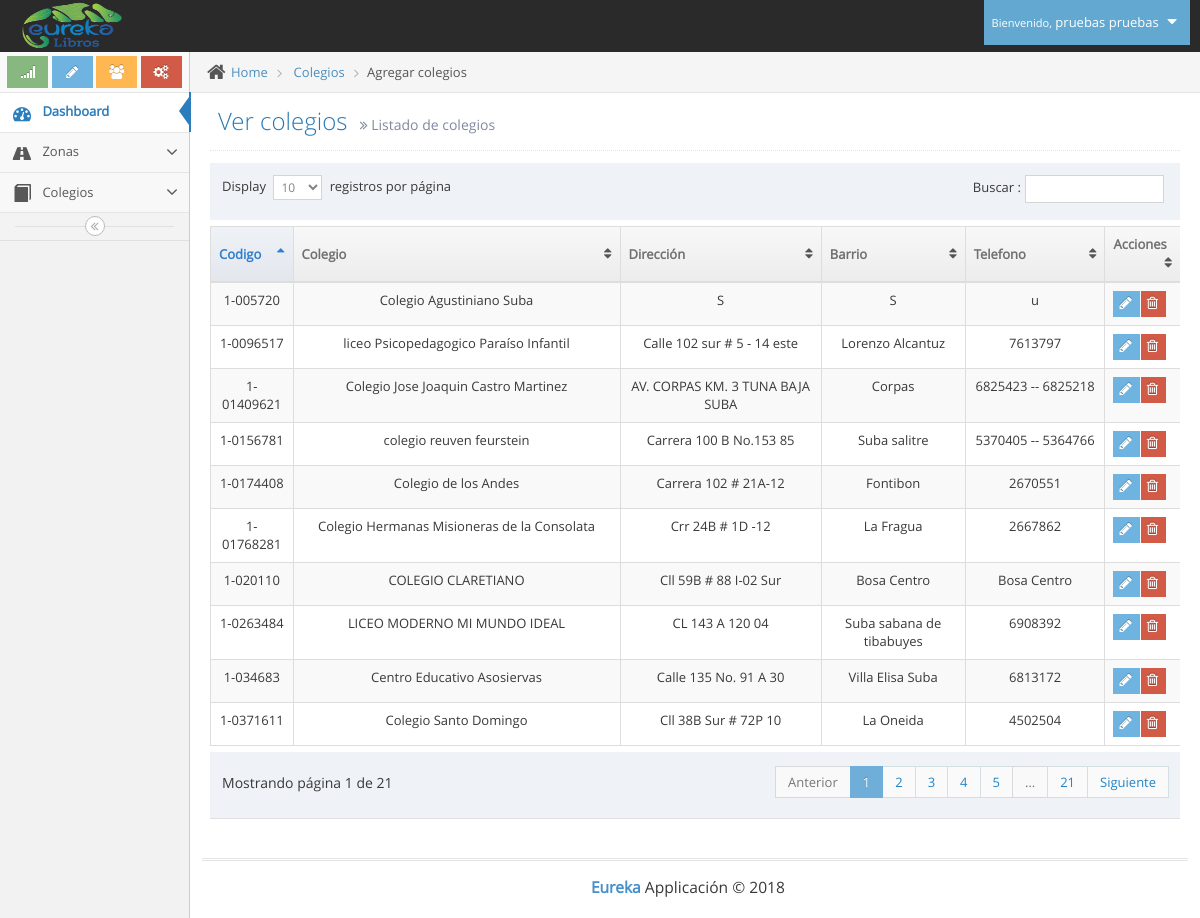
The page /ver_colegios.php (signed in) on the database its author committed.
### tables this page shows
CREATE TABLE IF NOT EXISTS `usuarios` (
`id` int(11) NOT NULL,
  `tipo` int(11) NOT NULL,
  `cedula` varchar(12) NOT NULL,
  `nombres` varchar(100) NOT NULL,
  `apellidos` varchar(100) NOT NULL,
  `telefono` varchar(12) NOT NULL,
  `direccion` varchar(100) NOT NULL,
  `correo` varchar(100) NOT NULL,
  `clave` varchar(100) NOT NULL,
  `id_zona` int(11) NOT NULL
);

CREATE TABLE IF NOT EXISTS `colegios` (
`id` int(11) NOT NULL,
  `codigo` varchar(11) NOT NULL,
  `colegio` varchar(100) NOT NULL,
  `direccion` varchar(100) NOT NULL,
  `barrio` varchar(100) NOT NULL,
  `telefono` varchar(20) NOT NULL,
  `web` varchar(100) NOT NULL,
  `cumpleaños` date NOT NULL,
  `cod_zona` varchar(8) NOT NULL,
  `id_usuario` int(11) NOT NULL,
  `fecha_creacion` timestamp NOT NULL DEFAULT CURRENT_TIMESTAMP ON UPDATE CURRENT_TIMESTAMP
);

### ver_colegios.php (the view, shortened to what this page needs)
<!DOCTYPE html>
<html lang="en">
	<head>
		<link rel="stylesheet" href="assets/css/bootstrap.min.css" />
		<link rel="stylesheet" href="assets/font-awesome/4.5.0/css/font-awesome.min.css" />
		<link rel="stylesheet" href="assets/css/jquery-ui.min.css" />
		<link rel="stylesheet" href="assets/css/bootstrap-datepicker3.min.css" />
		<link href="assets/js/dataTables/dataTables.bootstrap.css" rel="stylesheet" />
		<link rel="stylesheet" href="assets/css/ace.min.css" class="ace-main-stylesheet" id="main-ace-style" />
		<link rel="stylesheet" href="assets/css/ace-skins.min.css" />
		<link rel="stylesheet" href="assets/css/ace-rtl.min.css" />
	</head>
	<body class="no-skin">
		<?php include("template/nav.php"); ?>
		<div class="main-container ace-save-state" id="main-container">
			<?php include("template/sidebar.php"); ?>
			<div class="main-content">
				<div class="main-content-inner">
					<div class="breadcrumbs ace-save-state" id="breadcrumbs">
						<ul class="breadcrumb">
							<li>
								<i class="ace-icon fa fa-home home-icon"></i>
								<a href="#">Home</a>
							</li>
							<li>
								<a href="#">Colegios</a>
							</li>
							<li class="active">Agregar colegios</li>
						</ul>
					</div>
					<div class="page-content">
						<div class="page-header">
							<h1>
								Ver colegios
								<small>
									<i class="ace-icon fa fa-angle-double-right"></i>
									Listado de colegios
								</small>
							</h1>
						</div>
						<div class="row">
							<div class="col-xs-12">
								<?php
                                include("conexion/bdd.php");
                                $sql = "SELECT id, codigo, colegio, direccion, barrio,telefono FROM colegios ";
								$req = $bdd->prepare($sql);
								$req->execute();
								$colegios = $req->fetchAll();
                            ?>
                            <div class="table-responsive">
                                <table class="table table-striped table-bordered table-hover" id="dataTables-example">
                                    <thead>
                                        <tr>
                                            <th>Codigo</th>
                                            <th>Colegio</th>
                                            <th>Dirección</th>
                                            <th>Barrio</th>
                                            <th>Telefono</th>
                                            <th>Acciones</th>
                                        </tr>
                                    </thead>
                                    <tbody>
                                        <?php
                                        	foreach($colegios as $colegio) {
                                               $codigo = $colegio['codigo'];
                                               $nombre = $colegio['colegio'];
                                               $direccion = $colegio['direccion'];
                                               $barrio = $colegio['barrio'];
                                               $telefono = $colegio['telefono'];
                                                echo'<tr class="odd gradeX">';
                                                echo'<td class="center">'.$codigo.'</td>';
                                                echo'<td class="center">'.$nombre.'</td>';
                                                echo'<td class="center">'.$direccion.'</td>';
                                                echo'<td class="center">'.$barrio.'</td>';
                                                echo'<td class="center">'.$telefono.'</td>';
                                                echo '<td>
														<div class="hidden-sm hidden-xs btn-group">
															<a class="btn btn-xs btn-info" href="colegio.php?codigo='.$codigo.'">
																<i class="ace-icon fa fa-pencil bigger-120"></i>
															</a>
															<button class="btn btn-xs btn-danger">
																<i class="ace-icon fa fa-trash-o bigger-120"></i>
															</button>
														</div>
														<div class="hidden-md hidden-lg">
															<div class="inline pos-rel">
																<button class="btn btn-minier btn-primary dropdown-toggle" data-toggle="dropdown" data-position="auto">
																	<i class="ace-icon fa fa-cog icon-only bigger-110"></i>
																</button>
																<ul class="dropdown-menu dropdown-only-icon dropdown-yellow dropdown-menu-right dropdown-caret dropdown-close">
																	<li>
																		<a href="colegio.php?codigo='.$codigo.'" class="tooltip-success" data-rel="tooltip" title="Edit">
																			<span class="green">
																				<i class="ace-icon fa fa-pencil-square-o bigger-120"></i>
																			</span>
																		</a>
																	</li>
																	<li>
																		<a href="#" class="tooltip-error" data-rel="tooltip" title="Delete">
																			<span class="red">
																				<i class="ace-icon fa fa-trash-o bigger-120"></i>
																			</span>
																		</a>
																	</li>
																</ul>
															</div>
														</div>
													</td>';
                                            }
                                         ?>
                                        </tr>
                                    </tbody>
                                </table>
                            </div>
							</div>
						</div>
					</div>
				</div>
			</div>
			<div class="footer">
				<div class="footer-inner">
					<div class="footer-content">
						<span class="bigger-120">
							<span class="blue bolder">Eureka</span>
							Applicación &copy; 2018
						</span>
					</div>
				</div>
			</div>
		</div>
	</body>
</html>

### template/nav.php (shortened to what this page needs)
<div id="navbar" class="navbar navbar-default          ace-save-state">
			<div class="navbar-container ace-save-state" id="navbar-container">
				<div class="navbar-header pull-left">
					<a href="index.php" class="navbar-brand">
						<small>
							<img src="assets/images/logo_eureka.png" alt="" class="" height="50px" width="100px">
						</small>
					</a>
				</div>
				<div class="navbar-buttons navbar-header pull-right" role="navigation">
					<ul class="nav ace-nav">
						<li class="light-blue dropdown-modal">
							<a data-toggle="dropdown" href="#" class="dropdown-toggle">
								<?php
									require_once('conexion/bdd.php');
									$sql = "SELECT nombres,apellidos FROM usuarios WHERE id='".$_SESSION['id']."'";
									$req = $bdd->prepare($sql);
									$req->execute();
									$usuario = $req->fetch();
									$nombre_completo=$usuario["nombres"]." ".$usuario["apellidos"];
								?>
									<small>Bienvenido,</small>
									<?php echo $nombre_completo; ?>
								<i class="ace-icon fa fa-caret-down"></i>
							</a>
						</li>
					</ul>
				</div>
			</div>
		</div>

### template/sidebar.php (shortened to what this page needs)
<div id="sidebar" class="sidebar                  responsive                    ace-save-state">
				<div class="sidebar-shortcuts" id="sidebar-shortcuts">
					<div class="sidebar-shortcuts-large" id="sidebar-shortcuts-large">
						<button class="btn btn-success">
							<i class="ace-icon fa fa-signal"></i>
						</button>
						<button class="btn btn-info">
							<i class="ace-icon fa fa-pencil"></i>
						</button>
						<button class="btn btn-warning">
							<i class="ace-icon fa fa-users"></i>
						</button>
						<button class="btn btn-danger">
							<i class="ace-icon fa fa-cogs"></i>
						</button>
					</div>
				</div>
				<ul class="nav nav-list">
					<li class="active">
						<a href="index.php">
							<i class="menu-icon fa fa-tachometer"></i>
							<span class="menu-text"> Dashboard </span>
						</a>
					</li>
					<?php if ( ($_SESSION["tipo"] ==1) ) {?>
					<li class="">
						<a href="#" class="dropdown-toggle">
							<i class="menu-icon fa fa-road"></i>
							<span class="menu-text"> Zonas </span>
							<b class="arrow fa fa-angle-down"></b>
						</a>
					</li>
					<?php } ?>
					<li class="">
						<a href="#" class="dropdown-toggle">
							<i class="menu-icon glyphicon glyphicon-book"></i>
							<span class="menu-text"> Colegios </span>
							<b class="arrow fa fa-angle-down"></b>
						</a>
					</li>
				</ul>
				<div class="sidebar-toggle sidebar-collapse" id="sidebar-collapse">
					<i id="sidebar-toggle-icon" class="ace-icon fa fa-angle-double-left ace-save-state" data-icon1="ace-icon fa fa-angle-double-left" data-icon2="ace-icon fa fa-angle-double-right"></i>
				</div>
			</div>

### rows shown on the page
usuarios: nombre_completo "pruebas pruebas"
colegios: codigo "1-034683", colegio "Centro Educativo Asosiervas", direccion "Calle 135 No. 91 A 30", barrio "Villa Elisa Suba", telefono "6813172"
colegios: codigo "1-0096517", colegio "liceo Psicopedagogico Paraíso Infantil", direccion "Calle 102 sur # 5 - 14 este", barrio "Lorenzo Alcantuz", telefono "7613797"
colegios: codigo "1-0156781", colegio "colegio reuven feurstein", direccion "Carrera 100 B No.153 85", barrio "Suba salitre", telefono "5370405 -- 5364766"
colegios: codigo "1-005720", colegio "Colegio Agustiniano Suba", direccion "S", barrio "S", telefono "u"
colegios: codigo "1-01409621", colegio "Colegio Jose Joaquin Castro Martinez", direccion "AV. CORPAS KM. 3 TUNA BAJA SUBA", barrio "Corpas", telefono "6825423 -- 6825218"
colegios: codigo "1-020110", colegio "COLEGIO CLARETIANO", direccion "Cll 59B # 88 I-02 Sur", barrio "Bosa Centro", telefono "Bosa Centro"
colegios: codigo "1-0371611", colegio "Colegio Santo Domingo", direccion "Cll 38B Sur # 72P 10", barrio "La Oneida", telefono "4502504"
colegios: codigo "1-01768281", colegio "Colegio Hermanas Misioneras de la Consolata", direccion "Crr 24B # 1D -12", barrio "La Fragua", telefono "2667862"
colegios: codigo "1-0174408", colegio "Colegio de los Andes", direccion "Carrera 102 # 21A-12", barrio "Fontibon", telefono "2670551"
colegios: codigo "1-0263484", colegio "LICEO MODERNO MI MUNDO IDEAL", direccion "CL 143 A 120 04", barrio "Suba sabana de tibabuyes", telefono "6908392"
